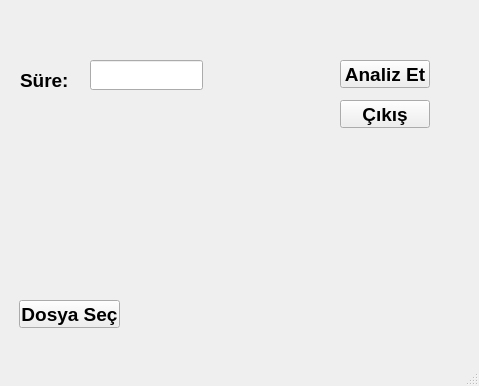
<?xml version="1.0" encoding="UTF-8"?>
<ui version="4.0">
 <class>MainWindow</class>
 <widget class="QMainWindow" name="MainWindow">
  <property name="geometry">
   <rect>
    <x>0</x>
    <y>0</y>
    <width>479</width>
    <height>386</height>
   </rect>
  </property>
  <property name="windowTitle">
   <string>Akıllı Sinyal</string>
  </property>
  <property name="styleSheet">
   <string notr="true">background-image: url(:/resim/ecg.jpg);</string>
  </property>
  <widget class="QWidget" name="centralwidget">
   <widget class="QLineEdit" name="txt_time">
    <property name="geometry">
     <rect>
      <x>90</x>
      <y>60</y>
      <width>113</width>
      <height>30</height>
     </rect>
    </property>
   </widget>
   <widget class="QLabel" name="label">
    <property name="geometry">
     <rect>
      <x>20</x>
      <y>70</y>
      <width>62</width>
      <height>20</height>
     </rect>
    </property>
    <property name="font">
     <font>
      <pointsize>14</pointsize>
      <weight>75</weight>
      <italic>false</italic>
      <bold>true</bold>
      <underline>false</underline>
      <strikeout>false</strikeout>
     </font>
    </property>
    <property name="text">
     <string>Süre:</string>
    </property>
   </widget>
   <widget class="QPushButton" name="btn_analyze">
    <property name="geometry">
     <rect>
      <x>340</x>
      <y>60</y>
      <width>90</width>
      <height>28</height>
     </rect>
    </property>
    <property name="font">
     <font>
      <pointsize>14</pointsize>
      <weight>75</weight>
      <bold>true</bold>
     </font>
    </property>
    <property name="text">
     <string>Analiz Et</string>
    </property>
   </widget>
   <widget class="QPushButton" name="btn_quit">
    <property name="geometry">
     <rect>
      <x>340</x>
      <y>100</y>
      <width>90</width>
      <height>28</height>
     </rect>
    </property>
    <property name="font">
     <font>
      <pointsize>14</pointsize>
      <weight>75</weight>
      <bold>true</bold>
     </font>
    </property>
    <property name="text">
     <string>Çıkış</string>
    </property>
   </widget>
   <widget class="QPushButton" name="btn_file">
    <property name="geometry">
     <rect>
      <x>19</x>
      <y>300</y>
      <width>101</width>
      <height>28</height>
     </rect>
    </property>
    <property name="font">
     <font>
      <pointsize>14</pointsize>
      <weight>75</weight>
      <bold>true</bold>
     </font>
    </property>
    <property name="text">
     <string>Dosya Seç</string>
    </property>
   </widget>
   <widget class="QLabel" name="lbl_file">
    <property name="geometry">
     <rect>
      <x>180</x>
      <y>300</y>
      <width>221</width>
      <height>20</height>
     </rect>
    </property>
    <property name="font">
     <font>
      <pointsize>14</pointsize>
      <weight>75</weight>
      <bold>true</bold>
     </font>
    </property>
    <property name="text">
     <string/>
    </property>
   </widget>
  </widget>
  <widget class="QMenuBar" name="menubar">
   <property name="geometry">
    <rect>
     <x>0</x>
     <y>0</y>
     <width>479</width>
     <height>26</height>
    </rect>
   </property>
  </widget>
  <widget class="QStatusBar" name="statusbar"/>
 </widget>
 <resources>
  <include location="xy.qrc"/>
 </resources>
 <connections/>
</ui>
